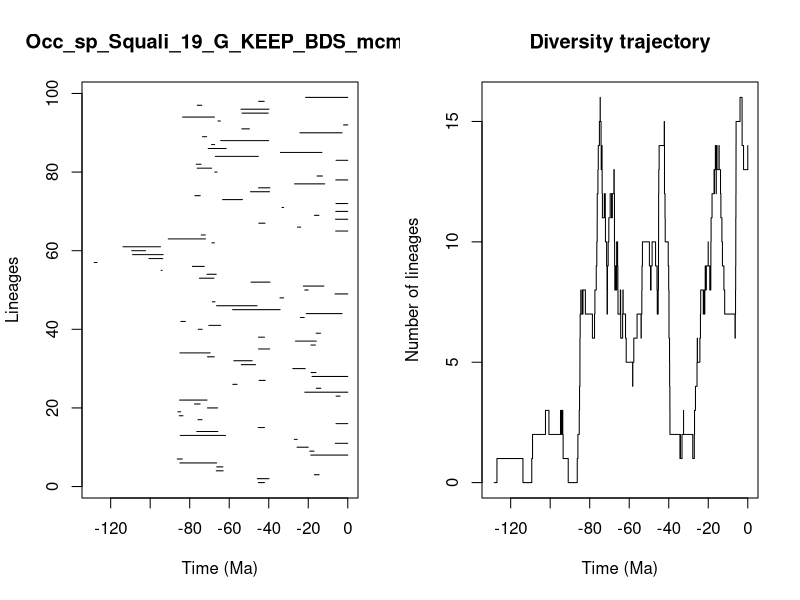

This chart was generated by the following R code:


pdf(file='../Results/Species/5_MA_bins_EP/pyrate_mcmc_logs/Occ_sp_Squali_19_G_KEEP_BDS_mcmc_LTT.pdf',width=0.6*20, height=0.6*10)
title = "Occ_sp_Squali_19_G_KEEP_BDS_mcmc"
ts=c(45.213881446081196, 45.80603540894503,16.89751550226622,66.55864615186125,66.34510665411409,84.94416126727911,86.29933982895822,18.70954832687425,19.230287551306795,25.68405216605886,6.308827865960448,27.065355070285168,84.82459178167576,76.40369007029112,45.33721534830404,5.9605747597132686,75.83621874906602,85.29181724320117,85.97530280144645,71.03106163406449,77.55788733153338,85.13557992775229,5.9171223173509855,21.762393667702284,15.932663863284496,58.18182028222883,44.86362685975867,18.082424201912307,18.565802827224054,27.835894791715013,53.896568282248616,57.68195539627485,71.00947188661475,84.94615735681508,45.175982654665304,18.668848918073145,26.472705505138826,45.199617751145745,15.98873889021617,75.65421524916808,70.32043021576224,84.45000313768757,23.955697642212375,20.974617221885403,58.29515989632685,66.38641480620514,68.5416069336587,34.32869234544256,6.466689576309762,21.747174296796043,22.514546390721353,48.95780953971663,75.08782106995523,71.22084411514747,94.48049760377211,78.62831914048085,128.33457692544815,100.63494866001864,108.93420862848541,109.32128144160153,113.78707035868663,68.79631646739303,90.87341155933704,74.1788042077989,6.128460944470938,25.482199877849233,45.042584265727356,6.192111141109172,16.869896338105985,6.068096030480684,33.28017508493631,5.994511711417185,63.34755470576208,77.36636668313,49.228875160685135,45.13470001546031,26.95225165780356,6.058283644625661,15.556428807265748,67.2994834087166,76.2129059896725,76.68414959310282,5.942644547969411,67.00027081588503,34.079381264845225,70.65154494924388,68.94383110718381,64.31000141812098,73.56175890424561,24.245823325136485,53.62470132967989,2.1438752536168675,65.67885034416791,83.61380492753617,53.52470092830601,54.02270407925847,76.1803035113182,45.121007185706425,21.330091899068112)
te=c(42.15627229323147, 39.86418718651463,14.484729486029163,63.07203239466163,63.18944507856586,66.36583427285107,83.76980261631509,0.0,17.065613015800263,20.021821064271045,0.0,25.57229623999921,61.87111660962997,65.75602121875743,42.16714320946243,0.0,73.73812656183128,83.39838796795529,84.52419128824104,65.87602683571608,74.72030355081388,71.24513836318216,3.919785178332759,0.0,13.608020993058549,56.02372946575764,41.783958661743334,0.0,16.08151142629156,21.54150997999479,46.66803897803866,48.415497609637484,67.58355906610178,69.64061551206335,39.54863618066017,16.398896100267958,15.928534313026375,42.15434871875359,13.795235859484409,73.70015834135332,64.33244533305289,82.19113594655771,22.060480871301436,2.8710668789922535,34.237343626020454,45.946521302614315,67.19180862934671,32.49662035719798,0.0,20.045328139462693,12.078382842861556,39.38696901724579,67.76577509498098,66.59181775483735,93.97007614737129,72.61335695316669,126.94138818947982,93.6262749659641,93.45274863612748,102.38175601266185,94.77670586097011,67.46996556428185,72.03215392385843,72.11119315795669,0.0,23.824875369639635,41.885542801494516,0.0,14.581076829817203,0.0,32.49728634821286,0.0,53.312538898389555,74.6455210338045,39.59700605776016,39.42385371401275,11.684947249424908,0.0,12.82185982873522,66.14815139753242,68.92064168104639,74.25281623583975,0.0,45.255674323153684,13.090375063723865,61.53145261296926,67.39525688887348,40.02377895531909,71.44308712566486,2.8823908082333607,49.793779823983456,0.0,64.49925383304165,67.47688710260209,40.25749065359312,39.88624669263379,73.90291227628522,42.2831932253778,0.0)
div_traj=c(0, 1,0,1,2,3,2,3,2,3,2,1,0,1,2,3,4,5,6,7,8,7,8,7,8,7,6,7,8,9,10,11,12,13,14,15,16,15,14,13,14,13,12,11,12,11,10,9,8,7,8,9,10,11,12,11,12,11,12,13,12,11,10,9,8,9,8,9,8,9,10,9,10,9,8,7,8,7,6,7,8,7,6,5,4,5,6,7,6,7,8,9,10,9,8,9,10,9,8,7,8,9,8,9,10,11,12,13,14,15,14,13,12,11,10,9,8,7,6,5,4,3,2,1,2,1,2,3,2,1,2,3,4,5,6,5,6,7,8,7,8,7,8,9,8,9,10,9,8,9,10,11,12,13,12,13,14,13,12,13,14,13,14,13,12,11,10,9,8,7,6,7,8,9,10,11,12,13,14,15,16,15,14,13,14)
time_events=c(128.33457692544815, 126.94138818947982,113.78707035868663,109.32128144160153,108.93420862848541,102.38175601266185,100.63494866001864,94.77670586097011,94.48049760377211,93.97007614737129,93.6262749659641,93.45274863612748,90.87341155933704,86.29933982895822,85.97530280144645,85.29181724320117,85.13557992775229,84.94615735681508,84.94416126727911,84.82459178167576,84.52419128824104,84.45000313768757,83.76980261631509,83.61380492753617,83.39838796795529,82.19113594655771,78.62831914048085,77.55788733153338,77.36636668313,76.68414959310282,76.40369007029112,76.2129059896725,76.1803035113182,75.83621874906602,75.65421524916808,75.08782106995523,74.72030355081388,74.6455210338045,74.25281623583975,74.1788042077989,73.90291227628522,73.73812656183128,73.70015834135332,73.56175890424561,72.61335695316669,72.11119315795669,72.03215392385843,71.44308712566486,71.24513836318216,71.22084411514747,71.03106163406449,71.00947188661475,70.65154494924388,70.32043021576224,69.64061551206335,68.94383110718381,68.92064168104639,68.79631646739303,68.5416069336587,67.76577509498098,67.58355906610178,67.47688710260209,67.46996556428185,67.39525688887348,67.2994834087166,67.19180862934671,67.00027081588503,66.59181775483735,66.55864615186125,66.38641480620514,66.36583427285107,66.34510665411409,66.14815139753242,65.87602683571608,65.75602121875743,65.67885034416791,64.49925383304165,64.33244533305289,64.31000141812098,63.34755470576208,63.18944507856586,63.07203239466163,61.87111660962997,61.53145261296926,58.29515989632685,58.18182028222883,57.68195539627485,56.02372946575764,54.02270407925847,53.896568282248616,53.62470132967989,53.52470092830601,53.312538898389555,49.793779823983456,49.228875160685135,48.95780953971663,48.415497609637484,46.66803897803866,45.946521302614315,45.80603540894503,45.33721534830404,45.255674323153684,45.213881446081196,45.199617751145745,45.175982654665304,45.13470001546031,45.121007185706425,45.042584265727356,44.86362685975867,42.2831932253778,42.16714320946243,42.15627229323147,42.15434871875359,41.885542801494516,41.783958661743334,40.25749065359312,40.02377895531909,39.88624669263379,39.86418718651463,39.59700605776016,39.54863618066017,39.42385371401275,39.38696901724579,34.32869234544256,34.237343626020454,34.079381264845225,33.28017508493631,32.49728634821286,32.49662035719798,27.835894791715013,27.065355070285168,26.95225165780356,26.472705505138826,25.68405216605886,25.57229623999921,25.482199877849233,24.245823325136485,23.955697642212375,23.824875369639635,22.514546390721353,22.060480871301436,21.762393667702284,21.747174296796043,21.54150997999479,21.330091899068112,20.974617221885403,20.045328139462693,20.021821064271045,19.230287551306795,18.70954832687425,18.668848918073145,18.565802827224054,18.082424201912307,17.065613015800263,16.89751550226622,16.869896338105985,16.398896100267958,16.08151142629156,15.98873889021617,15.932663863284496,15.928534313026375,15.556428807265748,14.581076829817203,14.484729486029163,13.795235859484409,13.608020993058549,13.090375063723865,12.82185982873522,12.078382842861556,11.684947249424908,6.466689576309762,6.308827865960448,6.192111141109172,6.128460944470938,6.068096030480684,6.058283644625661,5.994511711417185,5.9605747597132686,5.942644547969411,5.9171223173509855,3.919785178332759,2.8823908082333607,2.8710668789922535,2.1438752536168675,0.0)
                par(mfrow=c(1,2))
                L = length(ts)
                plot(ts, 1:L , xlim=c(-max(ts)-1,0), pch=20, type="n", main=title,xlab="Time (Ma)",ylab="Lineages")
                for (i in 1:L){segments(x0=-te[i],y0=i,x1=-ts[i],y1=i)}    
                t = -time_events
                plot(div_traj ~ t,type="s", main = "Diversity trajectory",xlab="Time (Ma)",ylab="Number of lineages",xlim=c(-max(ts)-1,0))
                abline(v=c(65,200,251,367,445),lty=2,col="gray")
                
